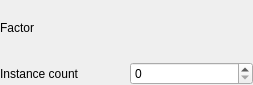
<?xml version="1.0" encoding="UTF-8"?>
<ui version="4.0">
 <class>PartDesignGui::TaskScaledParameters</class>
 <widget class="QWidget" name="PartDesignGui::TaskScaledParameters">
  <property name="geometry">
   <rect>
    <x>0</x>
    <y>0</y>
    <width>253</width>
    <height>85</height>
   </rect>
  </property>
  <property name="windowTitle">
   <string notr="true">Form</string>
  </property>
  <layout class="QVBoxLayout" name="verticalLayout">
   <property name="leftMargin">
    <number>0</number>
   </property>
   <property name="topMargin">
    <number>0</number>
   </property>
   <property name="rightMargin">
    <number>0</number>
   </property>
   <property name="bottomMargin">
    <number>0</number>
   </property>
   <item>
    <layout class="QHBoxLayout" name="horizontalLayout_2">
     <item>
      <widget class="QLabel" name="label_2">
       <property name="text">
        <string>Factor</string>
       </property>
      </widget>
     </item>
     <item>
      <widget class="Gui::QuantitySpinBox" name="spinFactor" native="true"/>
     </item>
    </layout>
   </item>
   <item>
    <layout class="QHBoxLayout" name="horizontalLayout">
     <item>
      <widget class="QLabel" name="label">
       <property name="text">
        <string>Instance count</string>
       </property>
      </widget>
     </item>
     <item>
      <widget class="Gui::UIntSpinBox" name="spinOccurrences"/>
     </item>
    </layout>
   </item>
  </layout>
 </widget>
 <customwidgets>
  <customwidget>
   <class>Gui::QuantitySpinBox</class>
   <extends>QWidget</extends>
   <header>Gui/QuantitySpinBox.h</header>
  </customwidget>
  <customwidget>
   <class>Gui::UIntSpinBox</class>
   <extends>QSpinBox</extends>
   <header>Gui/SpinBox.h</header>
   <container>1</container>
  </customwidget>
 </customwidgets>
 <tabstops>
  <tabstop>spinFactor</tabstop>
  <tabstop>spinOccurrences</tabstop>
 </tabstops>
 <resources/>
 <connections/>
</ui>
